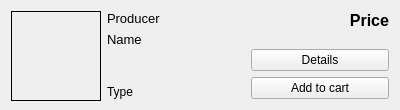
<?xml version="1.0" encoding="UTF-8"?>
<ui version="4.0">
 <class>ProductWidget</class>
 <widget class="QWidget" name="ProductWidget">
  <property name="geometry">
   <rect>
    <x>0</x>
    <y>0</y>
    <width>400</width>
    <height>110</height>
   </rect>
  </property>
  <property name="minimumSize">
   <size>
    <width>400</width>
    <height>110</height>
   </size>
  </property>
  <property name="maximumSize">
   <size>
    <width>16777215</width>
    <height>16777215</height>
   </size>
  </property>
  <property name="windowTitle">
   <string>Form</string>
  </property>
  <layout class="QHBoxLayout" name="horizontalLayout">
   <item>
    <widget class="QLabel" name="lbImage">
     <property name="minimumSize">
      <size>
       <width>90</width>
       <height>90</height>
      </size>
     </property>
     <property name="maximumSize">
      <size>
       <width>90</width>
       <height>90</height>
      </size>
     </property>
     <property name="frameShape">
      <enum>QFrame::Box</enum>
     </property>
     <property name="text">
      <string/>
     </property>
     <property name="scaledContents">
      <bool>true</bool>
     </property>
    </widget>
   </item>
   <item>
    <layout class="QVBoxLayout" name="verticalLayout_2">
     <item>
      <widget class="QLabel" name="lbProducer">
       <property name="font">
        <font>
         <pointsize>10</pointsize>
        </font>
       </property>
       <property name="text">
        <string>Producer</string>
       </property>
      </widget>
     </item>
     <item>
      <widget class="QLabel" name="lbName">
       <property name="font">
        <font>
         <pointsize>10</pointsize>
        </font>
       </property>
       <property name="text">
        <string>Name</string>
       </property>
      </widget>
     </item>
     <item>
      <spacer name="verticalSpacer">
       <property name="orientation">
        <enum>Qt::Vertical</enum>
       </property>
       <property name="sizeHint" stdset="0">
        <size>
         <width>20</width>
         <height>40</height>
        </size>
       </property>
      </spacer>
     </item>
     <item>
      <widget class="QLabel" name="lbType">
       <property name="text">
        <string>Type</string>
       </property>
      </widget>
     </item>
    </layout>
   </item>
   <item>
    <layout class="QVBoxLayout" name="verticalLayout">
     <item>
      <widget class="QLabel" name="lbPrice">
       <property name="font">
        <font>
         <pointsize>12</pointsize>
         <bold>true</bold>
        </font>
       </property>
       <property name="text">
        <string>Price</string>
       </property>
       <property name="alignment">
        <set>Qt::AlignRight|Qt::AlignTrailing|Qt::AlignVCenter</set>
       </property>
      </widget>
     </item>
     <item>
      <spacer name="verticalSpacer_2">
       <property name="orientation">
        <enum>Qt::Vertical</enum>
       </property>
       <property name="sizeHint" stdset="0">
        <size>
         <width>20</width>
         <height>40</height>
        </size>
       </property>
      </spacer>
     </item>
     <item>
      <widget class="QPushButton" name="btnDetails">
       <property name="text">
        <string>Details</string>
       </property>
      </widget>
     </item>
     <item>
      <widget class="QPushButton" name="btnAddToCart">
       <property name="text">
        <string>Add to cart</string>
       </property>
      </widget>
     </item>
    </layout>
   </item>
  </layout>
 </widget>
 <resources/>
 <connections/>
</ui>
